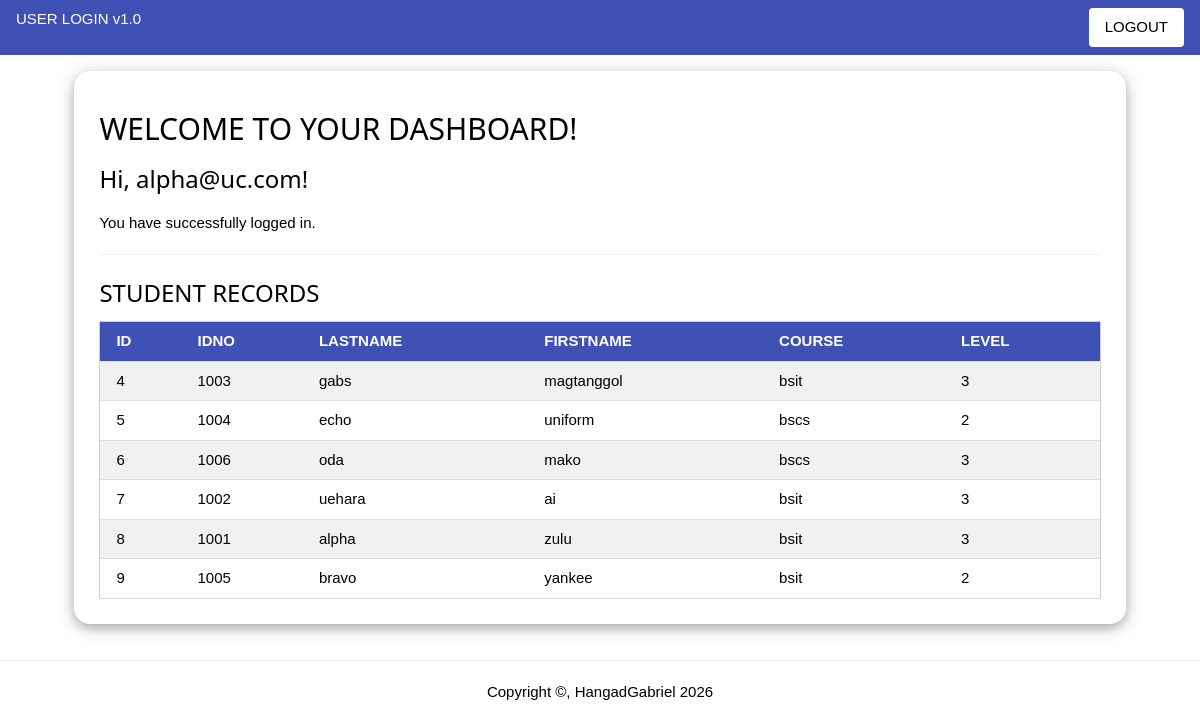
The page /main (signed in) on the database its author committed.
### tables this page shows
CREATE TABLE students(
id integer primary key autoincrement,
idno varchar(10) unique,
lastname varchar(50),
firstname varchar(50),
course varchar(10),
level varchar(5));

### app.py (the view)
@app.route("/main")
def main()->None:
    email = session.get('email')
    if email:
        slist:list = getall('students')
        return render_template("main.html",students=slist,email=email)
    else:
        flash('PLEASE LOG IN AGAIN TO ACCESS THIS PAGE.')
        return redirect(url_for('index'))

### app.py (called while the page is built)
@app.after_request
def after_request(response)->None:
    response.headers['Cache-Control']="no-cache, no-store, must-revalidate max-age=0"
    response.headers["Pragma"]="no-cache"
    response.headers["Expires"]="0"
    return response

### db/dbhelper.py (called while the page is built)
def getprocess(sql:str,vals:list)->list:
    print(sql)
    conn:any = None
    cursor:any = None
    data:list = []
    try:
        conn = connect(database)
        cursor = conn.cursor()
        cursor.execute(sql,vals)
        data=cursor.fetchall()
    except Exception as e:
        print(f"Error: {e}")
    finally:
        cursor.close()
        conn.close()
    return data

def getall(table:str)->list:
    sql:str = f"SELECT * FROM `{table}`"
    return getprocess(sql,[])

### templates/main.html (shortened to what this page needs)
{% extends 'base.html'%}
{% block logout %}
    <a href="/logout" class="w3-button w3-white w3-round w3-right">
        LOGOUT
    </a>
{% endblock %}
{% block content %}
<div class="w3-card-4 w3-white w3-round-xlarge w3-animate-top"
     style="width:90%;margin:auto;padding:25px;">
    <h2>WELCOME TO YOUR DASHBOARD!</h2>
    <h3>Hi, {{ email }}!</h3>
    <p>You have successfully logged in.</p>
    <hr>
    <h3>STUDENT RECORDS</h3>
    <table class="w3-table-all w3-hoverable">
        <tr class="w3-indigo">
            <th>ID</th>
            <th>IDNO</th>
            <th>LASTNAME</th>
            <th>FIRSTNAME</th>
            <th>COURSE</th>
            <th>LEVEL</th>
        </tr>
        {% for student in students %}
        <tr>
            <td>{{ student[0] }}</td>
            <td>{{ student[1] }}</td>
            <td>{{ student[2] }}</td>
            <td>{{ student[3] }}</td>
            <td>{{ student[4] }}</td>
            <td>{{ student[5] }}</td>
        </tr>
        {% endfor %}
    </table>
</div>
{% endblock %}

### templates/base.html (shortened to what this page needs)
<!DOCTYPE html>
<html>
	<head>
		<link rel="stylesheet" href="{{ url_for('static',filename='css/w3.css') }}">
	</head>
	<body>
		<div class="w3-container w3-padding w3-indigo w3-bar">
			USER LOGIN v1.0
			{% block logout %}
			{% endblock%}
		</div>
		<div class="w3-container w3-padding-16">
			{% block content %}
			{% endblock %}
		</div>
		<center>
			<hr/>
			Copyright &copy, HangadGabriel 2026
		</center>
	</body>
</html>

### static/css/w3.css (style rules this page uses)
*,*:before,*:after { box-sizing:inherit }
html { -webkit-text-size-adjust:100%;text-size-adjust:100% }
body { margin:0;padding-top:0.01em;padding-bottom:0.01em }
:root { color-scheme:light; --w3-font-family:Verdana,sans-serif; --w3-heading-font-family:"Segoe UI",Arial,sans-serif; --w3-font-size:15px; --w3-line-height:1.5; --w3-content-max-width:980px; --w3-page-bg:#fff; --w3-text-color:#000; --w3-surface:#fff; --w3-surface-alt:#f1f1f1; --w3-codespan-text:#d2143a; --w3-border-color:#ccc; --w3-control-border:#808080; --w3-badge-bg:#000; --w3-badge-text:#fff; --w3-border-light:#ddd; --w3-hover-bg:#ccc; --w3-hover-text:#000; --w3-danger-bg:#dd0000; --w3-danger-text:#fff; --w3-note-bg:#fff599; --w3-note-text:#000; --w3-info-bg:#0a6fc2; --w3-info-text:#fff; --w3-warning-bg:#ffb305; --w3-warning-text:#000; --w3-success-bg:#008a00; --w3-success-text:#fff; --w3-focus-ring: #2196F3; --w3-accent-color: #2196F3; }
html,body { font-family:var(--w3-font-family);font-size:var(--w3-font-size);line-height:var(--w3-line-height) }
html { color:var(--w3-text-color) }
html { overflow-x:hidden }
h2 { font-size:30px }
h3 { font-size:24px }
h1,h2,h3,h4,h5,h6 { font-family:var(--w3-heading-font-family);font-weight:400;margin:10px 0 }
hr { border:0;border-top:1px solid #eee;margin:20px 0 }
a { color:inherit }
.w3-table,.w3-table-all { border-collapse:collapse;border-spacing:0;width:100%;display:table }
.w3-table-all { border:1px solid var(--w3-border-color) }
.w3-bordered tr,.w3-table-all tr { border-bottom:1px solid var(--w3-border-light) }
.w3-table-all tr:nth-child(odd) { background-color:var(--w3-surface) }
.w3-table-all tr:nth-child(even) { background-color:var(--w3-surface-alt) }
.w3-table td,.w3-table th,.w3-table-all td,.w3-table-all th { padding:8px 8px;display:table-cell;text-align:start;vertical-align:top }
.w3-table th:first-child,.w3-table td:first-child,.w3-table-all th:first-child,.w3-table-all td:first-child { padding-inline-start:16px }
.w3-btn,.w3-button { border:none;display:inline-block;padding:8px 16px;vertical-align:middle;overflow:hidden;text-decoration:none;color:inherit;background-color:inherit;text-align:center;cursor:pointer;white-space:nowrap }
.w3-btn,.w3-button { user-select:none }
.w3-bar { width:100%;overflow:hidden }
.w3-bar .w3-button { white-space:normal }
.w3-container:after,.w3-container:before,.w3-panel:after,.w3-panel:before,.w3-row:after,.w3-row:before,.w3-row-padding:after,.w3-row-padding:before, .w3-cell-row:before,.w3-cell-row:after,.w3-clear:after,.w3-clear:before,.w3-bar:before,.w3-bar:after { content:"";display:table;clear:both }
.w3-round,.w3-round-medium { border-radius:4px }
.w3-round-xlarge { border-radius:16px }
.w3-container,.w3-panel { padding:0.01em 16px }
.w3-card-4,.w3-hover-shadow:hover { box-shadow:0 4px 10px 0 rgba(0,0,0,0.2),0 4px 20px 0 rgba(0,0,0,0.19) }
.w3-animate-top { position:relative;animation:animatetop 0.4s }
.w3-padding { padding:8px 16px!important }
.w3-padding-16 { padding-block:16px!important }
.w3-right { float:right!important }
.w3-indigo,.w3-hover-indigo:hover { color:#fff!important;background-color:#3f51b5!important }
.w3-white,.w3-hover-white:hover { color:#000!important;background-color:#fff!important }

### rows shown on the page
students: id "4", idno "1003", lastname "gabs", firstname "magtanggol", course "bsit", level "3"
students: id "5", idno "1004", lastname "echo", firstname "uniform", course "bscs", level "2"
students: id "6", idno "1006", lastname "oda", firstname "mako", course "bscs", level "3"
students: id "7", idno "1002", lastname "uehara", firstname "ai", course "bsit", level "3"
students: id "8", idno "1001", lastname "alpha", firstname "zulu", course "bsit", level "3"
students: id "9", idno "1005", lastname "bravo", firstname "yankee", course "bsit", level "2"

### other values the page prints
{{ email }} "alpha@uc.com"
